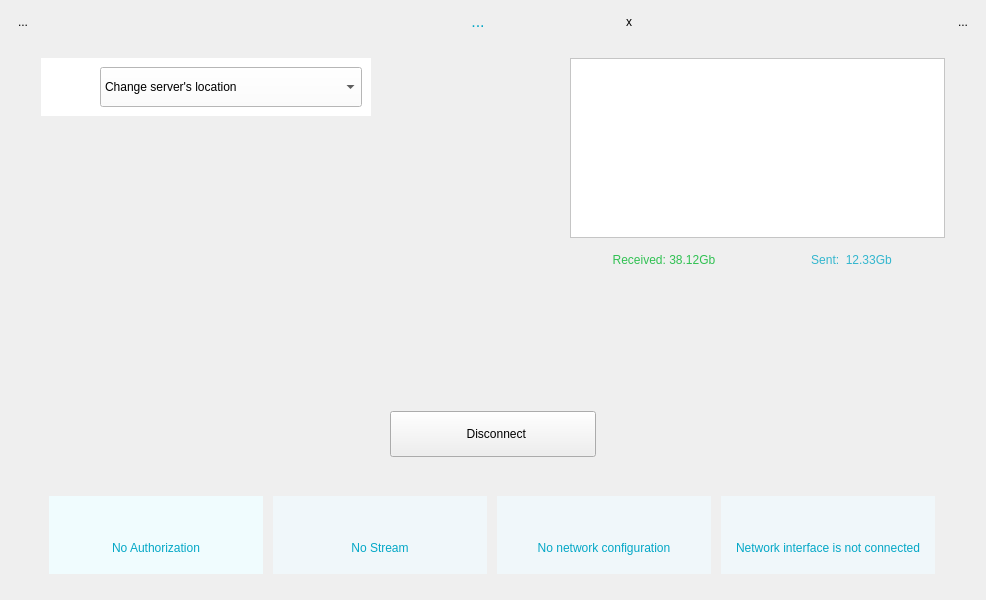
<?xml version="1.0" encoding="UTF-8"?>
<ui version="4.0">
 <class>DashboardHorBig</class>
 <widget class="QWidget" name="DashboardHorBig">
  <property name="geometry">
   <rect>
    <x>0</x>
    <y>0</y>
    <width>986</width>
    <height>600</height>
   </rect>
  </property>
  <property name="maximumSize">
   <size>
    <width>986</width>
    <height>600</height>
   </size>
  </property>
  <property name="windowTitle">
   <string>Form</string>
  </property>
  <property name="styleSheet">
   <string notr="true">#DashboardHorBig {
	background-image: url(:/pics/bg\@3x.png);
}</string>
  </property>
  <layout class="QHBoxLayout" name="horizontalLayout_17">
   <item>
    <layout class="QHBoxLayout" name="horizontalLayout_16">
     <item>
      <layout class="QVBoxLayout" name="verticalLayout_9">
       <item>
        <widget class="QToolButton" name="btHelp">
         <property name="styleSheet">
          <string notr="true"/>
         </property>
         <property name="text">
          <string>...</string>
         </property>
         <property name="icon">
          <iconset resource="../resources/KelvinVPN/main.qrc">
           <normaloff>:/pics/help_icon_noactive@2x.png</normaloff>
           <activeoff>:/pics/help_icon_active@2x.png</activeoff>
           <activeon>:/pics/help_icon_active@2x.png</activeon>
           <selectedoff>:/pics/help_icon_active@2x.png</selectedoff>
           <selectedon>:/pics/help_icon_active@2x.png</selectedon>:/pics/help_icon_noactive@2x.png</iconset>
         </property>
         <property name="iconSize">
          <size>
           <width>31</width>
           <height>31</height>
          </size>
         </property>
         <property name="autoRaise">
          <bool>true</bool>
         </property>
        </widget>
       </item>
       <item>
        <spacer name="verticalSpacer_6">
         <property name="orientation">
          <enum>Qt::Vertical</enum>
         </property>
         <property name="sizeHint" stdset="0">
          <size>
           <width>20</width>
           <height>40</height>
          </size>
         </property>
        </spacer>
       </item>
      </layout>
     </item>
     <item>
      <layout class="QVBoxLayout" name="verticalLayout_8">
       <item>
        <layout class="QHBoxLayout" name="horizontalLayout_3">
         <item>
          <spacer name="horizontalSpacer_2">
           <property name="orientation">
            <enum>Qt::Horizontal</enum>
           </property>
           <property name="sizeHint" stdset="0">
            <size>
             <width>198</width>
             <height>20</height>
            </size>
           </property>
          </spacer>
         </item>
         <item>
          <widget class="QWidget" name="bgUsername" native="true">
           <property name="minimumSize">
            <size>
             <width>255</width>
             <height>0</height>
            </size>
           </property>
           <property name="maximumSize">
            <size>
             <width>16777215</width>
             <height>37</height>
            </size>
           </property>
           <layout class="QHBoxLayout" name="horizontalLayout_4">
            <property name="spacing">
             <number>0</number>
            </property>
            <property name="leftMargin">
             <number>0</number>
            </property>
            <property name="topMargin">
             <number>0</number>
            </property>
            <property name="rightMargin">
             <number>0</number>
            </property>
            <property name="bottomMargin">
             <number>0</number>
            </property>
            <item>
             <layout class="QHBoxLayout" name="horizontalLayout_2">
              <property name="spacing">
               <number>0</number>
              </property>
              <item>
               <widget class="QLabel" name="lbMessage">
                <property name="sizePolicy">
                 <sizepolicy hsizetype="Expanding" vsizetype="Minimum">
                  <horstretch>0</horstretch>
                  <verstretch>0</verstretch>
                 </sizepolicy>
                </property>
                <property name="minimumSize">
                 <size>
                  <width>225</width>
                  <height>0</height>
                 </size>
                </property>
                <property name="maximumSize">
                 <size>
                  <width>16777215</width>
                  <height>37</height>
                 </size>
                </property>
                <property name="styleSheet">
                 <string notr="true">font: 16px;
color: rgb(4, 167, 198);
</string>
                </property>
                <property name="text">
                 <string>...</string>
                </property>
                <property name="alignment">
                 <set>Qt::AlignCenter</set>
                </property>
               </widget>
              </item>
              <item>
               <widget class="QToolButton" name="btMessageClose">
                <property name="sizePolicy">
                 <sizepolicy hsizetype="Minimum" vsizetype="Minimum">
                  <horstretch>0</horstretch>
                  <verstretch>0</verstretch>
                 </sizepolicy>
                </property>
                <property name="minimumSize">
                 <size>
                  <width>30</width>
                  <height>0</height>
                 </size>
                </property>
                <property name="maximumSize">
                 <size>
                  <width>16777215</width>
                  <height>37</height>
                 </size>
                </property>
                <property name="styleSheet">
                 <string notr="true">

</string>
                </property>
                <property name="text">
                 <string>x</string>
                </property>
                <property name="icon">
                 <iconset resource="../resources/KelvinVPN/main.qrc">
                  <normaloff>:/pics/close_icon@3x.png</normaloff>:/pics/close_icon@3x.png</iconset>
                </property>
                <property name="iconSize">
                 <size>
                  <width>42</width>
                  <height>42</height>
                 </size>
                </property>
                <property name="autoRaise">
                 <bool>true</bool>
                </property>
               </widget>
              </item>
             </layout>
            </item>
           </layout>
          </widget>
         </item>
         <item>
          <spacer name="horizontalSpacer_3">
           <property name="orientation">
            <enum>Qt::Horizontal</enum>
           </property>
           <property name="sizeHint" stdset="0">
            <size>
             <width>108</width>
             <height>20</height>
            </size>
           </property>
          </spacer>
         </item>
        </layout>
       </item>
       <item>
        <widget class="QLabel" name="spacerLabel">
         <property name="text">
          <string/>
         </property>
        </widget>
       </item>
       <item>
        <layout class="QHBoxLayout" name="horizontalLayout_15">
         <item>
          <layout class="QVBoxLayout" name="verticalLayout_3">
           <property name="spacing">
            <number>6</number>
           </property>
           <property name="topMargin">
            <number>0</number>
           </property>
           <item>
            <widget class="QWidget" name="bgServers" native="true">
             <property name="minimumSize">
              <size>
               <width>330</width>
               <height>0</height>
              </size>
             </property>
             <property name="maximumSize">
              <size>
               <width>330</width>
               <height>16777215</height>
              </size>
             </property>
             <property name="styleSheet">
              <string notr="true">background-color: rgb(255, 255, 255);</string>
             </property>
             <layout class="QVBoxLayout" name="verticalLayout">
              <item>
               <layout class="QHBoxLayout" name="horizontalLayout_6">
                <property name="spacing">
                 <number>0</number>
                </property>
                <item>
                 <widget class="QLabel" name="lbLocationFlag">
                  <property name="sizePolicy">
                   <sizepolicy hsizetype="Fixed" vsizetype="Fixed">
                    <horstretch>0</horstretch>
                    <verstretch>0</verstretch>
                   </sizepolicy>
                  </property>
                  <property name="minimumSize">
                   <size>
                    <width>50</width>
                    <height>30</height>
                   </size>
                  </property>
                  <property name="maximumSize">
                   <size>
                    <width>50</width>
                    <height>30</height>
                   </size>
                  </property>
                  <property name="styleSheet">
                   <string notr="true">padding-right: 10px;
background-color: rgb(255, 255, 255);</string>
                  </property>
                  <property name="text">
                   <string/>
                  </property>
                  <property name="pixmap">
                   <pixmap resource="../resources/common/common.qrc">:/country/ussr.png</pixmap>
                  </property>
                  <property name="scaledContents">
                   <bool>true</bool>
                  </property>
                 </widget>
                </item>
                <item>
                 <widget class="QComboBox" name="cbUpstream">
                  <property name="sizePolicy">
                   <sizepolicy hsizetype="Expanding" vsizetype="Minimum">
                    <horstretch>0</horstretch>
                    <verstretch>0</verstretch>
                   </sizepolicy>
                  </property>
                  <property name="minimumSize">
                   <size>
                    <width>0</width>
                    <height>40</height>
                   </size>
                  </property>
                  <property name="styleSheet">
                   <string notr="true"/>
                  </property>
                  <property name="editable">
                   <bool>false</bool>
                  </property>
                  <property name="currentText">
                   <string>Change server's location</string>
                  </property>
                  <item>
                   <property name="text">
                    <string>Change server's location</string>
                   </property>
                  </item>
                 </widget>
                </item>
               </layout>
              </item>
             </layout>
            </widget>
           </item>
           <item>
            <spacer name="verticalSpacer">
             <property name="orientation">
              <enum>Qt::Vertical</enum>
             </property>
             <property name="sizeHint" stdset="0">
              <size>
               <width>20</width>
               <height>40</height>
              </size>
             </property>
            </spacer>
           </item>
          </layout>
         </item>
         <item>
          <spacer name="horizontalSpacer">
           <property name="orientation">
            <enum>Qt::Horizontal</enum>
           </property>
           <property name="sizeHint" stdset="0">
            <size>
             <width>40</width>
             <height>20</height>
            </size>
           </property>
          </spacer>
         </item>
         <item>
          <layout class="QVBoxLayout" name="verticalLayout_2">
           <item>
            <widget class="QGraphicsView" name="graphicsView">
             <property name="minimumSize">
              <size>
               <width>375</width>
               <height>180</height>
              </size>
             </property>
             <property name="maximumSize">
              <size>
               <width>375</width>
               <height>180</height>
              </size>
             </property>
             <property name="styleSheet">
              <string notr="true">background-color: rgb(255,255,255);</string>
             </property>
             <property name="verticalScrollBarPolicy">
              <enum>Qt::ScrollBarAlwaysOff</enum>
             </property>
             <property name="horizontalScrollBarPolicy">
              <enum>Qt::ScrollBarAlwaysOff</enum>
             </property>
             <property name="interactive">
              <bool>false</bool>
             </property>
             <property name="renderHints">
              <set>QPainter::Antialiasing|QPainter::HighQualityAntialiasing|QPainter::TextAntialiasing</set>
             </property>
             <property name="viewportUpdateMode">
              <enum>QGraphicsView::FullViewportUpdate</enum>
             </property>
            </widget>
           </item>
           <item>
            <widget class="QWidget" name="bgStatistics" native="true">
             <property name="minimumSize">
              <size>
               <width>0</width>
               <height>31</height>
              </size>
             </property>
             <layout class="QHBoxLayout" name="horizontalLayout_5">
              <property name="spacing">
               <number>0</number>
              </property>
              <property name="leftMargin">
               <number>0</number>
              </property>
              <property name="topMargin">
               <number>0</number>
              </property>
              <property name="rightMargin">
               <number>0</number>
              </property>
              <property name="bottomMargin">
               <number>0</number>
              </property>
              <item>
               <layout class="QHBoxLayout" name="horizontalLayout_7">
                <property name="spacing">
                 <number>0</number>
                </property>
                <item>
                 <widget class="QLabel" name="lbReceived">
                  <property name="sizePolicy">
                   <sizepolicy hsizetype="Expanding" vsizetype="Minimum">
                    <horstretch>0</horstretch>
                    <verstretch>0</verstretch>
                   </sizepolicy>
                  </property>
                  <property name="maximumSize">
                   <size>
                    <width>16777215</width>
                    <height>31</height>
                   </size>
                  </property>
                  <property name="styleSheet">
                   <string notr="true">color: rgba(0, 181, 43, 0.8);;
font: 12px;</string>
                  </property>
                  <property name="text">
                   <string>Received: 38.12Gb</string>
                  </property>
                  <property name="alignment">
                   <set>Qt::AlignCenter</set>
                  </property>
                 </widget>
                </item>
                <item>
                 <widget class="QLabel" name="lbSent">
                  <property name="sizePolicy">
                   <sizepolicy hsizetype="Expanding" vsizetype="Minimum">
                    <horstretch>0</horstretch>
                    <verstretch>0</verstretch>
                   </sizepolicy>
                  </property>
                  <property name="minimumSize">
                   <size>
                    <width>0</width>
                    <height>31</height>
                   </size>
                  </property>
                  <property name="maximumSize">
                   <size>
                    <width>16777215</width>
                    <height>31</height>
                   </size>
                  </property>
                  <property name="styleSheet">
                   <string notr="true">color: rgba(3, 167, 198, 0.8);
font: 12px;</string>
                  </property>
                  <property name="text">
                   <string>Sent:  12.33Gb</string>
                  </property>
                  <property name="alignment">
                   <set>Qt::AlignCenter</set>
                  </property>
                 </widget>
                </item>
               </layout>
              </item>
             </layout>
            </widget>
           </item>
          </layout>
         </item>
        </layout>
       </item>
       <item>
        <spacer name="verticalSpacer_2">
         <property name="orientation">
          <enum>Qt::Vertical</enum>
         </property>
         <property name="sizeType">
          <enum>QSizePolicy::Maximum</enum>
         </property>
         <property name="sizeHint" stdset="0">
          <size>
           <width>20</width>
           <height>130</height>
          </size>
         </property>
        </spacer>
       </item>
       <item>
        <layout class="QHBoxLayout" name="horizontalLayout_14">
         <item>
          <layout class="QHBoxLayout" name="horizontalLayout_13"/>
         </item>
         <item>
          <layout class="QHBoxLayout" name="horizontalLayout_9">
           <item>
            <spacer name="horizontalSpacer_4">
             <property name="orientation">
              <enum>Qt::Horizontal</enum>
             </property>
             <property name="sizeHint" stdset="0">
              <size>
               <width>40</width>
               <height>20</height>
              </size>
             </property>
            </spacer>
           </item>
           <item>
            <widget class="QPushButton" name="btDisconnect">
             <property name="sizePolicy">
              <sizepolicy hsizetype="Minimum" vsizetype="Fixed">
               <horstretch>0</horstretch>
               <verstretch>0</verstretch>
              </sizepolicy>
             </property>
             <property name="minimumSize">
              <size>
               <width>206</width>
               <height>46</height>
              </size>
             </property>
             <property name="styleSheet">
              <string notr="true">QPushButton {
    border-radius: 23px;
	font: 19px Regular;
    background-color: rgb(240, 252, 254);
    color: #03A7C6;
    padding-left: 25px;
    image-position: left;
	image: url(:/pics/off_icon_noactive\@2x.png)
}

QPushButton:hover{
    background-color: #14B4DD;
	color: #fff;
	border: 1px solid #fff;
    padding-left: 25px;
    image-position: left;
	image: url(:/pics/off_icon_active\@2x.png)
} 
</string>
             </property>
             <property name="text">
              <string>  Disconnect</string>
             </property>
             <property name="iconSize">
              <size>
               <width>30</width>
               <height>19</height>
              </size>
             </property>
            </widget>
           </item>
           <item>
            <spacer name="horizontalSpacer_5">
             <property name="orientation">
              <enum>Qt::Horizontal</enum>
             </property>
             <property name="sizeHint" stdset="0">
              <size>
               <width>40</width>
               <height>20</height>
              </size>
             </property>
            </spacer>
           </item>
          </layout>
         </item>
        </layout>
       </item>
       <item>
        <spacer name="verticalSpacer_3">
         <property name="orientation">
          <enum>Qt::Vertical</enum>
         </property>
         <property name="sizeType">
          <enum>QSizePolicy::Expanding</enum>
         </property>
         <property name="sizeHint" stdset="0">
          <size>
           <width>867</width>
           <height>13</height>
          </size>
         </property>
        </spacer>
       </item>
       <item>
        <layout class="QHBoxLayout" name="horizontalLayout_12">
         <property name="spacing">
          <number>2</number>
         </property>
         <property name="leftMargin">
          <number>0</number>
         </property>
         <property name="rightMargin">
          <number>0</number>
         </property>
         <item>
          <widget class="QWidget" name="bgAuth" native="true">
           <property name="minimumSize">
            <size>
             <width>214</width>
             <height>78</height>
            </size>
           </property>
           <property name="maximumSize">
            <size>
             <width>214</width>
             <height>78</height>
            </size>
           </property>
           <property name="styleSheet">
            <string notr="true">background-color: rgb(240, 252, 254);</string>
           </property>
           <layout class="QVBoxLayout" name="verticalLayout_11">
            <item>
             <layout class="QHBoxLayout" name="horizontalLayout">
              <item>
               <spacer name="horizontalSpacer_6">
                <property name="orientation">
                 <enum>Qt::Horizontal</enum>
                </property>
                <property name="sizeHint" stdset="0">
                 <size>
                  <width>40</width>
                  <height>20</height>
                 </size>
                </property>
               </spacer>
              </item>
              <item>
               <layout class="QVBoxLayout" name="verticalLayout_4">
                <item>
                 <widget class="QLabel" name="lbAuthorization">
                  <property name="sizePolicy">
                   <sizepolicy hsizetype="Minimum" vsizetype="Minimum">
                    <horstretch>0</horstretch>
                    <verstretch>0</verstretch>
                   </sizepolicy>
                  </property>
                  <property name="minimumSize">
                   <size>
                    <width>15</width>
                    <height>15</height>
                   </size>
                  </property>
                  <property name="maximumSize">
                   <size>
                    <width>15</width>
                    <height>15</height>
                   </size>
                  </property>
                  <property name="styleSheet">
                   <string notr="true"/>
                  </property>
                  <property name="frameShape">
                   <enum>QFrame::NoFrame</enum>
                  </property>
                  <property name="lineWidth">
                   <number>0</number>
                  </property>
                  <property name="midLineWidth">
                   <number>0</number>
                  </property>
                  <property name="text">
                   <string/>
                  </property>
                  <property name="pixmap">
                   <pixmap resource="../resources/KelvinVPN/main.qrc">:/pics/point_red@3x.png</pixmap>
                  </property>
                  <property name="scaledContents">
                   <bool>true</bool>
                  </property>
                 </widget>
                </item>
               </layout>
              </item>
              <item>
               <spacer name="horizontalSpacer_7">
                <property name="orientation">
                 <enum>Qt::Horizontal</enum>
                </property>
                <property name="sizeHint" stdset="0">
                 <size>
                  <width>40</width>
                  <height>20</height>
                 </size>
                </property>
               </spacer>
              </item>
             </layout>
            </item>
            <item>
             <widget class="QLabel" name="lbAuthorizationText">
              <property name="sizePolicy">
               <sizepolicy hsizetype="Preferred" vsizetype="Minimum">
                <horstretch>0</horstretch>
                <verstretch>0</verstretch>
               </sizepolicy>
              </property>
              <property name="maximumSize">
               <size>
                <width>16777215</width>
                <height>50</height>
               </size>
              </property>
              <property name="font">
               <font>
                <pointsize>-1</pointsize>
                <weight>50</weight>
                <italic>false</italic>
                <bold>false</bold>
               </font>
              </property>
              <property name="styleSheet">
               <string notr="true">color: #03A7C6; 
font: 12px;</string>
              </property>
              <property name="text">
               <string>No Authorization</string>
              </property>
              <property name="alignment">
               <set>Qt::AlignCenter</set>
              </property>
              <property name="wordWrap">
               <bool>true</bool>
              </property>
             </widget>
            </item>
           </layout>
          </widget>
         </item>
         <item>
          <widget class="QWidget" name="bgStream" native="true">
           <property name="minimumSize">
            <size>
             <width>214</width>
             <height>78</height>
            </size>
           </property>
           <property name="maximumSize">
            <size>
             <width>214</width>
             <height>79</height>
            </size>
           </property>
           <property name="styleSheet">
            <string notr="true">background-color: rgb(240, 247, 250);</string>
           </property>
           <layout class="QVBoxLayout" name="verticalLayout_12">
            <item>
             <layout class="QHBoxLayout" name="horizontalLayout_8">
              <item>
               <spacer name="horizontalSpacer_8">
                <property name="orientation">
                 <enum>Qt::Horizontal</enum>
                </property>
                <property name="sizeHint" stdset="0">
                 <size>
                  <width>40</width>
                  <height>20</height>
                 </size>
                </property>
               </spacer>
              </item>
              <item>
               <layout class="QVBoxLayout" name="verticalLayout_5">
                <item>
                 <widget class="QLabel" name="lbStream">
                  <property name="sizePolicy">
                   <sizepolicy hsizetype="Minimum" vsizetype="Minimum">
                    <horstretch>0</horstretch>
                    <verstretch>0</verstretch>
                   </sizepolicy>
                  </property>
                  <property name="minimumSize">
                   <size>
                    <width>15</width>
                    <height>15</height>
                   </size>
                  </property>
                  <property name="maximumSize">
                   <size>
                    <width>15</width>
                    <height>15</height>
                   </size>
                  </property>
                  <property name="styleSheet">
                   <string notr="true"/>
                  </property>
                  <property name="frameShape">
                   <enum>QFrame::NoFrame</enum>
                  </property>
                  <property name="lineWidth">
                   <number>0</number>
                  </property>
                  <property name="midLineWidth">
                   <number>0</number>
                  </property>
                  <property name="text">
                   <string/>
                  </property>
                  <property name="pixmap">
                   <pixmap resource="../resources/KelvinVPN/main.qrc">:/pics/point_red@3x.png</pixmap>
                  </property>
                  <property name="scaledContents">
                   <bool>true</bool>
                  </property>
                 </widget>
                </item>
               </layout>
              </item>
              <item>
               <spacer name="horizontalSpacer_9">
                <property name="orientation">
                 <enum>Qt::Horizontal</enum>
                </property>
                <property name="sizeHint" stdset="0">
                 <size>
                  <width>40</width>
                  <height>20</height>
                 </size>
                </property>
               </spacer>
              </item>
             </layout>
            </item>
            <item>
             <widget class="QLabel" name="lbStreamText">
              <property name="sizePolicy">
               <sizepolicy hsizetype="Preferred" vsizetype="Minimum">
                <horstretch>0</horstretch>
                <verstretch>0</verstretch>
               </sizepolicy>
              </property>
              <property name="maximumSize">
               <size>
                <width>16777215</width>
                <height>50</height>
               </size>
              </property>
              <property name="font">
               <font>
                <pointsize>-1</pointsize>
                <weight>50</weight>
                <italic>false</italic>
                <bold>false</bold>
               </font>
              </property>
              <property name="styleSheet">
               <string notr="true">color: #03A7C6; 
font: 12px;</string>
              </property>
              <property name="text">
               <string notr="true">No Stream</string>
              </property>
              <property name="alignment">
               <set>Qt::AlignCenter</set>
              </property>
              <property name="wordWrap">
               <bool>true</bool>
              </property>
             </widget>
            </item>
           </layout>
          </widget>
         </item>
         <item>
          <widget class="QWidget" name="bgNetConf" native="true">
           <property name="minimumSize">
            <size>
             <width>214</width>
             <height>78</height>
            </size>
           </property>
           <property name="maximumSize">
            <size>
             <width>214</width>
             <height>78</height>
            </size>
           </property>
           <property name="styleSheet">
            <string notr="true">background-color: rgb(240, 247, 250);</string>
           </property>
           <layout class="QVBoxLayout" name="verticalLayout_13">
            <item>
             <layout class="QHBoxLayout" name="horizontalLayout_10">
              <item>
               <spacer name="horizontalSpacer_10">
                <property name="orientation">
                 <enum>Qt::Horizontal</enum>
                </property>
                <property name="sizeHint" stdset="0">
                 <size>
                  <width>40</width>
                  <height>20</height>
                 </size>
                </property>
               </spacer>
              </item>
              <item>
               <layout class="QVBoxLayout" name="verticalLayout_6">
                <item>
                 <widget class="QLabel" name="lbNetConf">
                  <property name="sizePolicy">
                   <sizepolicy hsizetype="Minimum" vsizetype="Minimum">
                    <horstretch>0</horstretch>
                    <verstretch>0</verstretch>
                   </sizepolicy>
                  </property>
                  <property name="minimumSize">
                   <size>
                    <width>15</width>
                    <height>15</height>
                   </size>
                  </property>
                  <property name="maximumSize">
                   <size>
                    <width>15</width>
                    <height>15</height>
                   </size>
                  </property>
                  <property name="styleSheet">
                   <string notr="true"/>
                  </property>
                  <property name="frameShape">
                   <enum>QFrame::NoFrame</enum>
                  </property>
                  <property name="lineWidth">
                   <number>0</number>
                  </property>
                  <property name="midLineWidth">
                   <number>0</number>
                  </property>
                  <property name="text">
                   <string/>
                  </property>
                  <property name="pixmap">
                   <pixmap resource="../resources/KelvinVPN/main.qrc">:/pics/point_red@3x.png</pixmap>
                  </property>
                  <property name="scaledContents">
                   <bool>true</bool>
                  </property>
                 </widget>
                </item>
               </layout>
              </item>
              <item>
               <spacer name="horizontalSpacer_11">
                <property name="orientation">
                 <enum>Qt::Horizontal</enum>
                </property>
                <property name="sizeHint" stdset="0">
                 <size>
                  <width>40</width>
                  <height>20</height>
                 </size>
                </property>
               </spacer>
              </item>
             </layout>
            </item>
            <item>
             <widget class="QLabel" name="lbNetConfText">
              <property name="enabled">
               <bool>true</bool>
              </property>
              <property name="sizePolicy">
               <sizepolicy hsizetype="Preferred" vsizetype="Minimum">
                <horstretch>0</horstretch>
                <verstretch>0</verstretch>
               </sizepolicy>
              </property>
              <property name="maximumSize">
               <size>
                <width>16777215</width>
                <height>50</height>
               </size>
              </property>
              <property name="font">
               <font>
                <pointsize>-1</pointsize>
                <weight>50</weight>
                <italic>false</italic>
                <bold>false</bold>
               </font>
              </property>
              <property name="styleSheet">
               <string notr="true">color: #03A7C6; 
font: 12px;</string>
              </property>
              <property name="text">
               <string>No network configuration</string>
              </property>
              <property name="alignment">
               <set>Qt::AlignCenter</set>
              </property>
              <property name="wordWrap">
               <bool>true</bool>
              </property>
             </widget>
            </item>
           </layout>
          </widget>
         </item>
         <item>
          <widget class="QWidget" name="bgConnection" native="true">
           <property name="minimumSize">
            <size>
             <width>214</width>
             <height>78</height>
            </size>
           </property>
           <property name="maximumSize">
            <size>
             <width>214</width>
             <height>78</height>
            </size>
           </property>
           <property name="styleSheet">
            <string notr="true">background-color: rgb(240, 247, 250);</string>
           </property>
           <layout class="QVBoxLayout" name="verticalLayout_14">
            <item>
             <layout class="QHBoxLayout" name="horizontalLayout_11">
              <item>
               <spacer name="horizontalSpacer_12">
                <property name="orientation">
                 <enum>Qt::Horizontal</enum>
                </property>
                <property name="sizeHint" stdset="0">
                 <size>
                  <width>40</width>
                  <height>20</height>
                 </size>
                </property>
               </spacer>
              </item>
              <item>
               <layout class="QVBoxLayout" name="verticalLayout_7">
                <item>
                 <widget class="QLabel" name="lbTunnel">
                  <property name="sizePolicy">
                   <sizepolicy hsizetype="Minimum" vsizetype="Minimum">
                    <horstretch>0</horstretch>
                    <verstretch>0</verstretch>
                   </sizepolicy>
                  </property>
                  <property name="minimumSize">
                   <size>
                    <width>15</width>
                    <height>15</height>
                   </size>
                  </property>
                  <property name="maximumSize">
                   <size>
                    <width>15</width>
                    <height>15</height>
                   </size>
                  </property>
                  <property name="styleSheet">
                   <string notr="true"/>
                  </property>
                  <property name="frameShape">
                   <enum>QFrame::NoFrame</enum>
                  </property>
                  <property name="lineWidth">
                   <number>0</number>
                  </property>
                  <property name="midLineWidth">
                   <number>0</number>
                  </property>
                  <property name="text">
                   <string/>
                  </property>
                  <property name="pixmap">
                   <pixmap resource="../resources/KelvinVPN/main.qrc">:/pics/point_red@3x.png</pixmap>
                  </property>
                  <property name="scaledContents">
                   <bool>true</bool>
                  </property>
                 </widget>
                </item>
               </layout>
              </item>
              <item>
               <spacer name="horizontalSpacer_13">
                <property name="orientation">
                 <enum>Qt::Horizontal</enum>
                </property>
                <property name="sizeHint" stdset="0">
                 <size>
                  <width>40</width>
                  <height>20</height>
                 </size>
                </property>
               </spacer>
              </item>
             </layout>
            </item>
            <item>
             <widget class="QLabel" name="lbTunnelText">
              <property name="sizePolicy">
               <sizepolicy hsizetype="Preferred" vsizetype="Minimum">
                <horstretch>0</horstretch>
                <verstretch>0</verstretch>
               </sizepolicy>
              </property>
              <property name="maximumSize">
               <size>
                <width>16777215</width>
                <height>50</height>
               </size>
              </property>
              <property name="font">
               <font>
                <pointsize>-1</pointsize>
                <weight>50</weight>
                <italic>false</italic>
                <bold>false</bold>
               </font>
              </property>
              <property name="styleSheet">
               <string notr="true">color: #03A7C6; 
font: 12px;</string>
              </property>
              <property name="text">
               <string>Network interface is not connected</string>
              </property>
              <property name="alignment">
               <set>Qt::AlignCenter</set>
              </property>
              <property name="wordWrap">
               <bool>true</bool>
              </property>
             </widget>
            </item>
           </layout>
          </widget>
         </item>
        </layout>
       </item>
       <item>
        <spacer name="verticalSpacer_4">
         <property name="orientation">
          <enum>Qt::Vertical</enum>
         </property>
         <property name="sizeType">
          <enum>QSizePolicy::Fixed</enum>
         </property>
         <property name="sizeHint" stdset="0">
          <size>
           <width>20</width>
           <height>15</height>
          </size>
         </property>
        </spacer>
       </item>
      </layout>
     </item>
     <item>
      <layout class="QVBoxLayout" name="verticalLayout_10">
       <item>
        <widget class="QToolButton" name="btSettings">
         <property name="text">
          <string>...</string>
         </property>
         <property name="icon">
          <iconset resource="../resources/KelvinVPN/main.qrc">
           <normaloff>:/pics/settings_icon_noactive@2x.png</normaloff>
           <normalon>:/pics/settings_icon_active@2x.png</normalon>
           <disabledoff>:/pics/settings_icon_active@2x.png</disabledoff>
           <disabledon>:/pics/settings_icon_active@2x.png</disabledon>
           <activeoff>:/pics/settings_icon_active@2x.png</activeoff>
           <activeon>:/pics/settings_icon_active@2x.png</activeon>
           <selectedoff>:/pics/settings_icon_active@2x.png</selectedoff>
           <selectedon>:/pics/settings_icon_active@2x.png</selectedon>:/pics/settings_icon_noactive@2x.png</iconset>
         </property>
         <property name="iconSize">
          <size>
           <width>31</width>
           <height>31</height>
          </size>
         </property>
         <property name="autoRaise">
          <bool>true</bool>
         </property>
        </widget>
       </item>
       <item>
        <spacer name="verticalSpacer_7">
         <property name="orientation">
          <enum>Qt::Vertical</enum>
         </property>
         <property name="sizeHint" stdset="0">
          <size>
           <width>20</width>
           <height>40</height>
          </size>
         </property>
        </spacer>
       </item>
      </layout>
     </item>
    </layout>
   </item>
  </layout>
 </widget>
 <resources>
  <include location="../resources/KelvinVPN/main.qrc"/>
  <include location="../resources/common/common.qrc"/>
 </resources>
 <connections/>
</ui>
